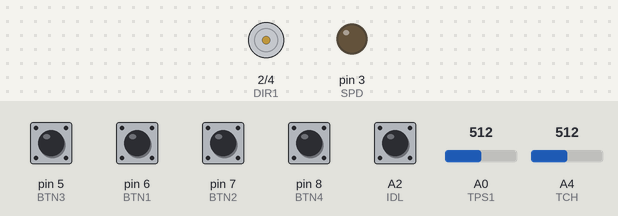
The sketch below on a simulated Arduino Uno, built with avr-gcc and run on an emulated ATmega328P. On the bench: motor-driver pin pairs drawn as motors (green arrow = first pin HIGH = forward, orange = second pin HIGH = backward, longer = more drive), output pins drawn as LEDs (lit = HIGH). The test bench sets the inputs (shaded band); at power-on: A2 (IDL), pin 5 (BTN3), pin 6 (BTN1), pin 7 (BTN2), pin 8 (BTN4) HIGH, A0 (TPS1) = 512, A4 (TCH) = 512. What the sketch prints to the serial monitor is not drawn.

Above: at 1.2 s.
1.3 s: pin 7 (BTN2) pulled LOW for 0.15 s
At 2.0 s:
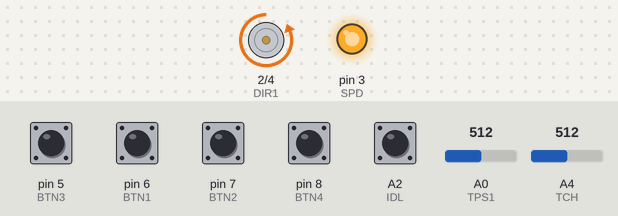
2.9 s: A2 (IDL) pulled LOW for 0.15 s
At 3.8 s:
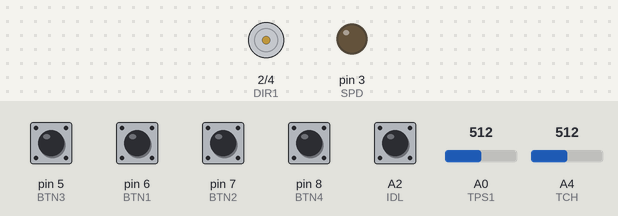
4.5 s: pin 7 (BTN2) pulled LOW for 1 s
At 5.8 s:
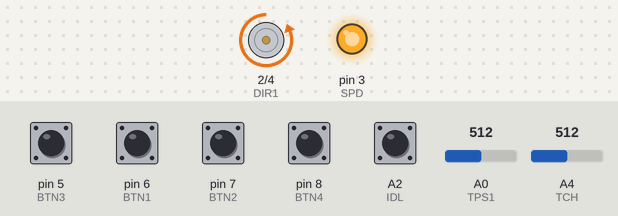
7.0 s: A2 (IDL) pulled LOW for 1 s
At 8.1 s:
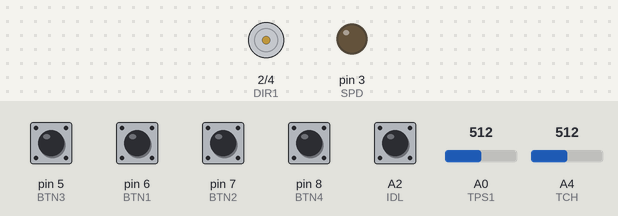
11.1 s: A0 (TPS1) set to 106
12.6 s: A0 (TPS1) set to 95
Timing chart, 0 to 15.6 s (numbered marks = the images above; inputs shaded):
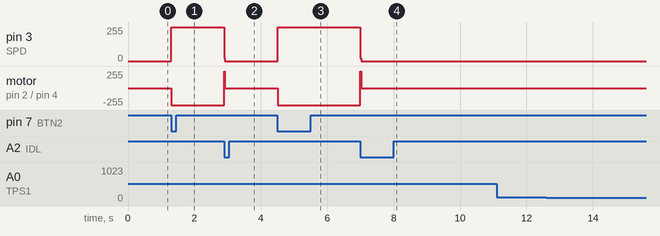

Measured:
- after the input at 1.3 s, pin 3 (SPD): 0/255 → 255/255 at once; motor on pin 2 (DIR1) / pin 4 (DIR2): stopped → backward 255/255 at once
- after the input at 2.9 s, pin 3 (SPD): 255/255 → 0/255 at once; motor on pin 2 (DIR1) / pin 4 (DIR2): backward 255/255 → stopped at once
- after the input at 4.5 s, pin 3 (SPD): 0/255 → 255/255 at once; motor on pin 2 (DIR1) / pin 4 (DIR2): stopped → backward 255/255 at once
- after the input at 7.0 s, pin 3 (SPD): 255/255 → 0/255 at once; motor on pin 2 (DIR1) / pin 4 (DIR2): backward 255/255 → stopped at once
- after the input at 11.1 s, every drawn part: stays the same
- after the input at 12.6 s, every drawn part: stays the same

The sketch:

cruise.ino
```cpp
/**
   Cruise Control software
   Written by @Tobiaqs
*/

#include "framework.h"

void setup() {
  pinMode(TPS1, INPUT);
  pinMode(TPS2, INPUT);
  pinMode(IDL, INPUT_PULLUP);
  pinMode(BRK, INPUT);
  pinMode(TCH, INPUT);
  pinMode(DIR1, OUTPUT);
  pinMode(SPD, OUTPUT);
  pinMode(DIR2, OUTPUT);
  pinMode(BTN1, INPUT_PULLUP);
  pinMode(BTN2, INPUT_PULLUP);
  pinMode(BTN3, INPUT_PULLUP);
  pinMode(BTN4, INPUT_PULLUP);

  controlActuator(halt, 0);

  Serial.begin(9600);
}

void loop() {

  measureRPM();

  Serial.print("TPS1: ");
  Serial.println(analogRead(TPS1));

  measureButtons();
  handleButtons();

  abortIfNecessary();

  modulateThrottle();
}

void handleButtons() {
  if (buttonStateNewlyPressed == 0) {
    return;
  }

  if ((buttonStateNewlyPressed & B1) != 0) {
    matchThrottle();
  }

  if ((buttonStateNewlyPressed & B10) != 0) {
    releaseThrottle();
    reset();
  }

  if (actuatorTarget != 0) {
    if ((buttonStateNewlyPressed & B100) != 0) {
      actuatorTarget = max(MIN_THROTTLE_POSITION, actuatorTarget - STEP_THROTTLE_POSITION);
    }

    if ((buttonStateNewlyPressed & B1000) != 0) {
      actuatorTarget = min(MAX_THROTTLE_POSITION, actuatorTarget + STEP_THROTTLE_POSITION);
    }
  }

  /* if (rpmTarget != 0) {
    if ((buttonStateNewlyPressed & B100) != 0) {
      log("Setting rpmTarget to " + rpmTarget);
      rpmTarget = max(MIN_RPM, rpmTarget - STEP_RPM);
    }

    if ((buttonStateNewlyPressed & B1000) != 0) {
      log("Setting targetRpm to " + rpmTarget);
      rpmTarget += STEP_RPM;
    }
  }*/
}
```

constants.h
```cpp
/**
   Cruise Control software
   Written by @Tobiaqs
*/

#define TPS1 A0
#define TPS2 A1
#define IDL A2
#define BRK A3
#define TCH A4
#define DIR1 2
#define SPD 3
#define DIR2 4
#define BTN3 5
#define BTN1 6
#define BTN2 7
#define BTN4 8

// Might need some tweaking
#define SIGNIFICANCE_THROTTLE_POSITION 5
#define SIGNIFICANCE_RPM 50

#define MIN_RPM 1250
#define STEP_RPM 100

#define STEP_THROTTLE_POSITION 20
#define MAX_THROTTLE_POSITION 800
#define MIN_THROTTLE_POSITION 25

#define RELEASE_SPEED 255
#define TIGHTEN_SPEED 150
#define MODULATE_UP_SPEED 100
#define MODULATE_DOWN_SPEED 25
#define MODULATE_DELAY 1250

#define THRESHOLD_TCH_HIGH 200
#define THRESHOLD_BRK_HIGH 300

#define CONVERSION_FACTOR 30000000

enum direction { more, less, halt };
```

framework.h
```cpp
/**
   Cruise Control software
   Written by @Tobiaqs
*/

#include "helpers.h"

// TPS1 value the actuator should be steering towards
unsigned int actuatorTarget = 0;
unsigned int actuatorTargetAfterStationary = 0;

// Tacho vars
unsigned long tachoTimePrevHigh = 0;
bool tachoPrevLoopHigh = false;
unsigned long tachoAvgDutyCycle = 0;
byte tachoDutyCycleCount = 0;
bool rpmJustUpdated = false;
unsigned int rpm = 0;
unsigned int rpmPrev = 0;
unsigned int rpmTarget = 0;

bool active = false;

// Button vars
byte buttonStateNewlyPressed = 0;
byte buttonStateRaw = 0;

void measureButtons() {
  byte buttonStateRawPrev = buttonStateRaw;
  buttonStateRaw = 0;
  if (!digitalRead(BTN1)) {
    buttonStateRaw |= B1;
  }
  if (!digitalRead(BTN2)) {
    buttonStateRaw |= B10;
  }
  if (!digitalRead(BTN3)) {
    buttonStateRaw |= B100;
  }
  if (!digitalRead(BTN4)) {
    buttonStateRaw |= B1000;
  }

  buttonStateNewlyPressed = (buttonStateRaw ^ buttonStateRawPrev) & buttonStateRaw;
}

void registerDutyCycle(unsigned int duration) {
  // Add this duty cycle duration to the average duty cycle variable
  tachoAvgDutyCycle += duration;
  // Keep track of the number of duty cycles we've passed
  tachoDutyCycleCount ++;

  // Once the number of duty cycles has reached rpm / 300 (at most 15), we take the average
  // and convert it to RPM.
  if (tachoDutyCycleCount == 20) {
    tachoAvgDutyCycle /= tachoDutyCycleCount;

    rpmPrev = rpm;
    rpm = convertDutyCycleToRpm(tachoAvgDutyCycle);
    rpmJustUpdated = true;

    tachoAvgDutyCycle = 0;
    tachoDutyCycleCount = 0;
  }
}

void measureRPM() {
  long now = micros();

  // Overflow detection
  if (tachoTimePrevHigh > now) {
    // Skip one duty cycle. This doesn't reset the averaging mechanism!
    tachoTimePrevHigh = 0;
    tachoPrevLoopHigh = true;
  }

  // When RPM reading is in progress, but result will be lower than 500 RPM (STALL_RPM),
  // reset and prepare for new reading.
  if (tachoTimePrevHigh != 0 && now - tachoTimePrevHigh > CONVERSION_FACTOR / 500) {
    rpm = 0;
    tachoTimePrevHigh = 0;
    tachoPrevLoopHigh = false;
    tachoAvgDutyCycle = 0;
    tachoDutyCycleCount = 0;
  }

  bool tachoSignal = isTachoSignalHigh();

  if (tachoSignal && !tachoPrevLoopHigh) {
    tachoPrevLoopHigh = true;

    if (tachoTimePrevHigh == 0) {
      tachoTimePrevHigh = now;
    } else {
      registerDutyCycle(now - tachoTimePrevHigh);

      tachoTimePrevHigh = now;
    }
  } else if (!tachoSignal) {
    tachoPrevLoopHigh = false;
  }
}

void reset() {
  rpmTarget = 0;
  actuatorTarget = 0;
  actuatorTargetAfterStationary = 0;
}

bool abortIfNecessary() {
  if (actuatorTarget != 0 && isBrakePressed()) {
    reset();
    return true;
  }
  return false;
}

void matchThrottle() {
  Serial.println("matchThrottle called");
  actuatorTargetAfterStationary = getThrottlePosition();

  if (actuatorTargetAfterStationary < MIN_THROTTLE_POSITION || actuatorTargetAfterStationary > MAX_THROTTLE_POSITION) {
    actuatorTargetAfterStationary = 0;
  }

  Serial.print("actuatorTargetAfterStationary = ");
  Serial.println(actuatorTargetAfterStationary);
}

unsigned int getModulateDownSpeed(unsigned int throttlePosition) {
  return 25;
}

unsigned int getModulateUpSpeed(signed int throttlePosition) {
  return min(255, 100 + (2 * max(0, throttlePosition - 30) / 20));
}

void modulateThrottle() {
  bool stationary = isStationary();

  if (actuatorTargetAfterStationary != 0 && stationary) {
    actuatorTarget = actuatorTargetAfterStationary;
    actuatorTargetAfterStationary = 0;
    active = true;
    Serial.print("active = true");
    Serial.print("  actuatorTarget = ");
    Serial.println(actuatorTarget);
  }

  if (actuatorTarget == 0) {
    return;
  }

  unsigned int throttlePosition = getThrottlePosition();

  Serial.print("actuatorTarget = ");
  Serial.print(actuatorTarget);
  Serial.print("  throttlePosition = ");
  Serial.print(throttlePosition);

  if (isDifferenceSignificant(throttlePosition, actuatorTarget, SIGNIFICANCE_THROTTLE_POSITION)) {
    signed int diff = throttlePosition - actuatorTarget;
    Serial.print("  diff = ");
    Serial.print(diff);
    unsigned int speed = 0;
    if (diff > 0) {
      speed = getModulateDownSpeed(throttlePosition);
      controlActuator(less, speed);
    } else {
      speed = getModulateUpSpeed(throttlePosition);
      controlActuator(more, speed);
    }
    Serial.print("  speed = ");
    Serial.println(speed);
  } else {
    if (actuatorDirection == less) {
      controlActuator(more, 255);
      delay(5);
    }
    Serial.println("  diff = insignificant");
    controlActuator(halt, 0);
  }
}

/*
unsigned long lastModulation = 0;

void modulateSpeed() {
  if (rpmTarget == 0) {
    return;
  }

  unsigned long now = millis();

  if (lastModulation <= now - MODULATE_DELAY) {
    unsigned int throttlePosition = getThrottlePosition();

    if (isDifferenceSignificant(rpm, rpmTarget, SIGNIFICANCE_RPM)) {
      signed int diff = rpm - rpmTarget;

      if (diff < 0 && throttlePosition + STEP_THROTTLE_POSITION <= MAX_THROTTLE_POSITION) {
        actuatorTarget = throttlePosition + STEP_THROTTLE_POSITION;
        lastModulation = now;
      } else if (diff > 0 && throttlePosition - STEP_THROTTLE_POSITION >= MIN_THROTTLE_POSITION) {
        actuatorTarget = throttlePosition - STEP_THROTTLE_POSITION;
        lastModulation = now;
      }
    } else {
      actuatorTarget = throttlePosition;
      lastModulation = now;
    }
  }
}
*/
```

helpers.h
```cpp
/**
   Cruise Control software
   Written by @Tobiaqs
*/

#include "constants.h"

direction actuatorDirection = halt;

void log(const char* str) {
  Serial.println(str);
}

// converts duty cycle duration in microseconds to RPM
// (note: only works for durations >= 458 microseconds
// due to type limitation)
unsigned int convertDutyCycleToRpm(unsigned long duration) {
  return CONVERSION_FACTOR / duration;
}

// converts RPM to duty cycle duration in microseconds
// (note: only works for RPMs >= 458 due to type limitation)
unsigned int convertRpmToDutyCycle(unsigned int rpm) {
  return CONVERSION_FACTOR / rpm;
}

bool isDifferenceSignificant(unsigned int a, unsigned int b, unsigned int maxDifference) {
  if (a == b) {
    return false;
  } else {
    unsigned int difference;
    if (a > b) {
      difference = a - b;
    } else {
      difference = b - a;
    }
    return difference > maxDifference;
  }
}

bool isTachoSignalHigh() {
  return analogRead(TCH) >= THRESHOLD_TCH_HIGH;
}

bool isBrakePressed() {
  return analogRead(BRK) >= THRESHOLD_BRK_HIGH;
}

bool isStationary() {
  return !digitalRead(IDL);
}

unsigned int getThrottlePosition() {
  return analogRead(TPS1);
}

void controlActuator(direction dir, byte speed) {
  actuatorDirection = dir;

  if (dir == halt) {
    analogWrite(3, 0);
    digitalWrite(2, LOW);
    digitalWrite(4, LOW);
  } else if (dir == less) {
    analogWrite(3, speed);
    digitalWrite(2, LOW);
    digitalWrite(4, HIGH);
  } else if (dir == more) {
    analogWrite(3, speed);
    digitalWrite(2, HIGH);
    digitalWrite(4, LOW);
  }
}

void releaseThrottle() {
  if (isStationary()) {
    return;
  }

  controlActuator(less, RELEASE_SPEED);

  while (!isStationary());

  controlActuator(more, 20);

  delay(20);

  controlActuator(halt, 0);
}
```
